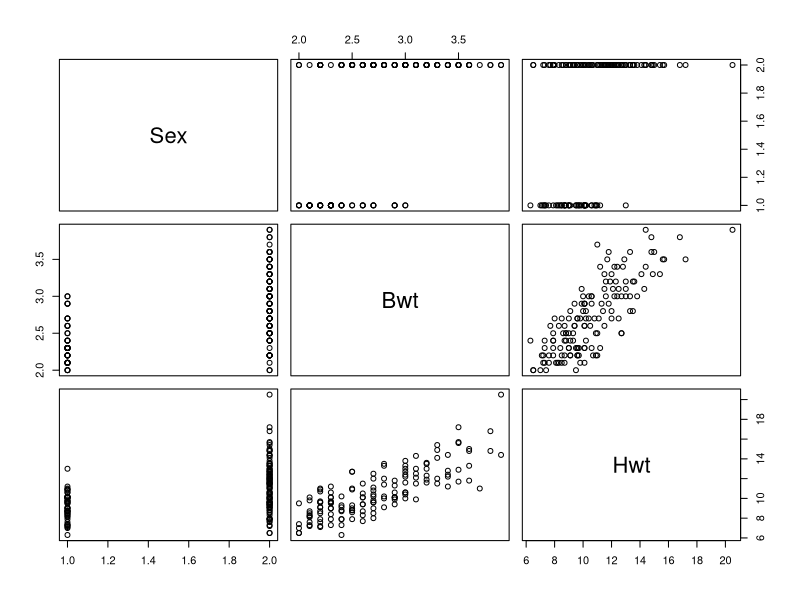
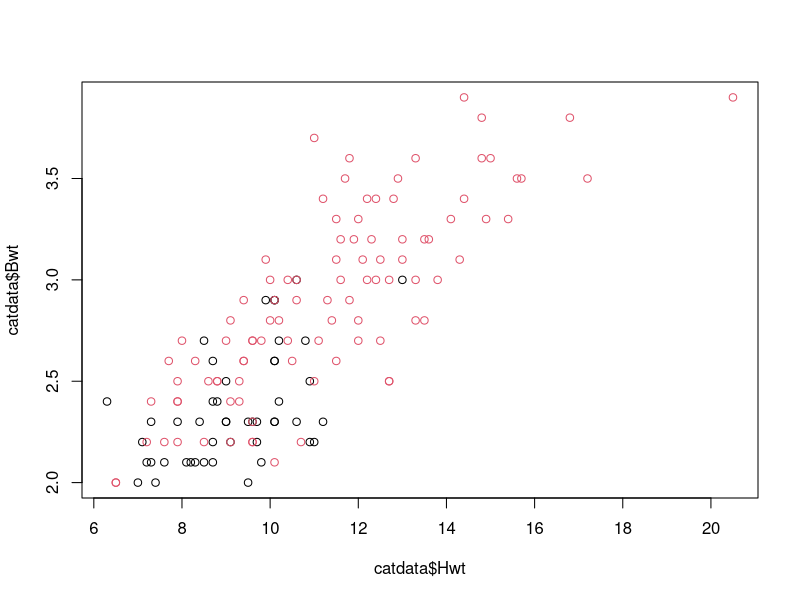
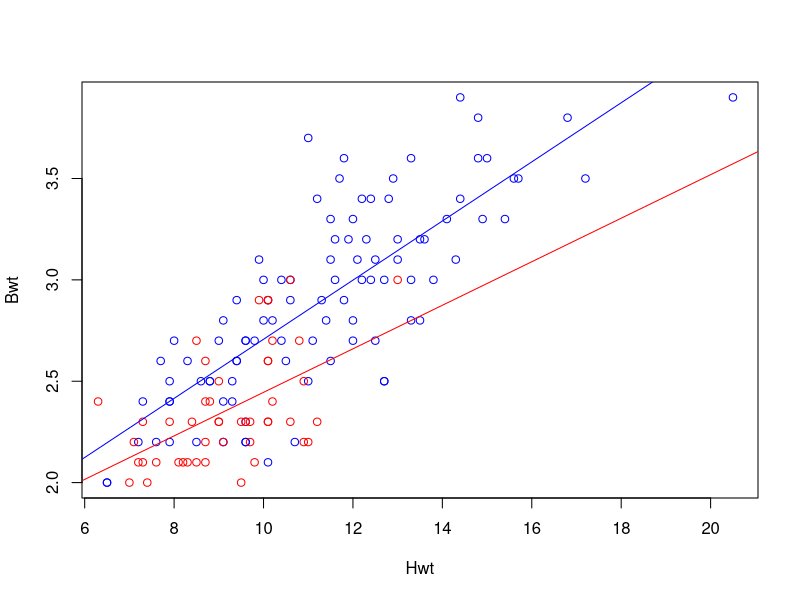
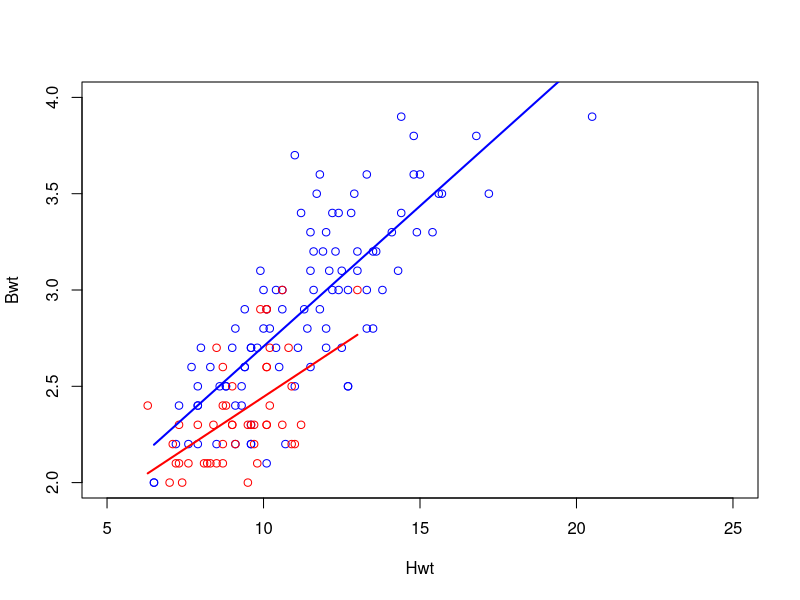

The R source for these figures, in order:
# Title: Create regression lines with fixed endpoints
# Author: Nadja   Date: 05.05.2014

# Short description: 
# This script introduces an easy and flexible way to plot regression lines with defined ending points

# List all libraries that are used
# No special libraries needed

# par()              # view current settings
opar <- par()  # copy default settings

# We use the cat dataset from library MASS
library(MASS)
catdata<-cats
pairs(catdata) # Bwt and Hwt are correlated but the range of values is different for males and females
plot(catdata$Bwt~catdata$Hwt,col=as.factor(catdata$Sex))

# We create a seperate dataset for each sex
Males<-catdata[catdata$Sex=="M",]
Females<-catdata[catdata$Sex=="F",]

# But we stil want to plot them together in one graph with two regression lines
plot(Males$Bwt~Males$Hwt,col="blue",ylab="Bwt",xlab="Hwt")
points(Females$Bwt~Females$Hwt,col="red")
abline(lm(Males$Bwt~Males$Hwt),col="blue")
abline(lm(Females$Bwt~Females$Hwt),col="red")
# But the regression lines span the whole range of x-values

# We create regression lines as lines with defined end-points spanning the min and max values for each sex
summary(Males)
summary(Females)

tiff(filename = "vc_example_graph.tiff",width = 20,height = 20,units = cm)

plot(Males$Bwt~Males$Hwt,
     xlim=c(5,25),ylim=c(2,4), # here we set the limits based on the overall values
     col="blue",
     xlab="Hwt",ylab="Bwt")
points(Females$Bwt~Females$Hwt,col="red")
# Now we use the min and max x-values for each sex
lines(c(min(Males$Hwt),max(Males$Hwt)),c(min(Males$Hwt)*as.numeric(coefficients(lm(Males$Bwt~Males$Hwt))[2],2)+as.numeric(coefficients(lm(Males$Bwt~Males$Hwt))[1],2),
                                         max(Males$Hwt)*as.numeric(coefficients(lm(Males$Bwt~Males$Hwt))[2],2)+as.numeric(coefficients(lm(Males$Bwt~Males$Hwt))[1],2)),
      col="blue",lwd=2,lty=1)
lines(c(min(Females$Hwt),max(Females$Hwt)),c(min(Females$Hwt)*as.numeric(coefficients(lm(Females$Bwt~Females$Hwt))[2],2)+as.numeric(coefficients(lm(Females$Bwt~Females$Hwt))[1],2),
                                         max(Females$Hwt)*as.numeric(coefficients(lm(Females$Bwt~Females$Hwt))[2],2)+as.numeric(coefficients(lm(Females$Bwt~Females$Hwt))[1],2)),
      col="red",lwd=2,lty=1)

dev.off()

par(opar) # set parameters to default
